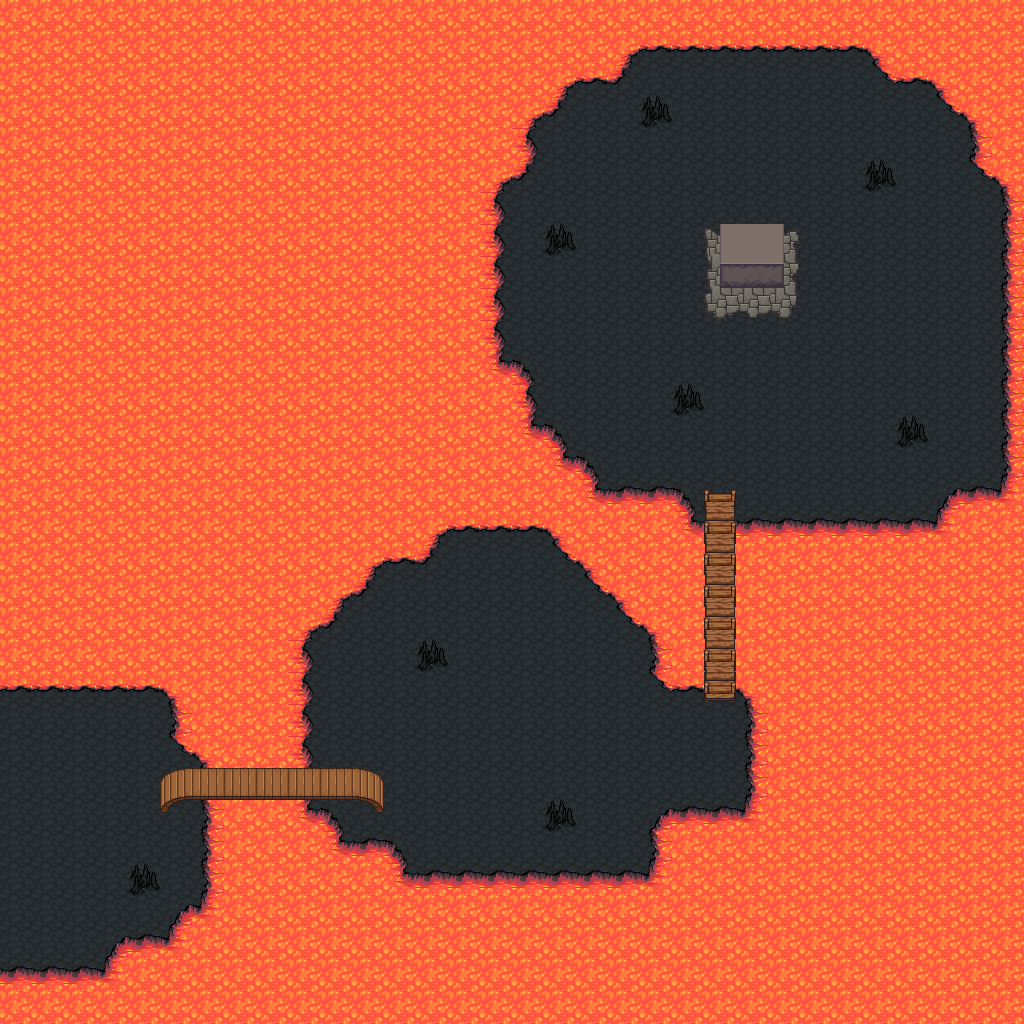

A 2D game scene composited from a Tiled map and its tileset images. What follows is a short description and the map's XML, with each tile layer's data collapsed to a summary:
An orthogonal 32x32 tile map with 32x32 px tiles, 3 tile layers (background, fringe, object), 1 hidden layer not drawn, 2 tilesets and 4 objects (2x enemy, 2x event).

<map height="32" orientation="orthogonal" renderorder="right-down" tileheight="32" tilewidth="32" version="1.0" width="32">
 <properties>
  <property name="music" value="music/evil_temple.ogg" />
  <property name="tileset" value="tilesetdefs/volcano.txt" />
  <property name="title" value="Volcano" />
 </properties>
 <tileset firstgid="1" name="tiled_collision" tileheight="32" tilewidth="32">
  <image height="32" source="tiled_collision.png" width="480" />
 </tileset>
 <tileset firstgid="16" name="generic_background" tileheight="32" tilewidth="32">
  <image height="832" source="generic_background.png" width="864" />
 </tileset>
 <layer height="32" name="background" width="32">
  <data>[1024 cells, 1024 non-empty, 4 distinct tile ids]</data>
 </layer>
 <layer height="32" name="fringe" width="32">
  <data>[1024 cells, 150 non-empty, 28 distinct tile ids]</data>
 </layer>
 <layer height="32" name="object" width="32">
  <data>[1024 cells, 14 non-empty, 7 distinct tile ids]</data>
 </layer>
 <layer height="32" name="collision" visible="0" width="32">
  <data>[1024 cells, 156 non-empty, 1 distinct tile ids]</data>
 </layer>
 <objectgroup name="enemy">
  <object height="64" name="2 Skeleton Mages" type="enemy" width="192" x="672" y="288">
   <properties>
    <property name="level" value="2,2" />
    <property name="number" value="2,2" />
   <property name="category" value="skeletonmage" /></properties>
  </object>
  <object height="160" name="3 Firebats" type="enemy" width="160" x="448" y="640">
   <properties>
    <property name="level" value="2,2" />
    <property name="number" value="3,3" />
   <property name="category" value="firebat" /></properties>
  </object>
 </objectgroup>
 <objectgroup name="event">
  <object height="256" name="Teleport to Volcano3" type="event" width="32" x="0" y="704">
   <properties>
    <property name="intermap" value="maps/volcano3.txt,30,9" />
   <property name="activate" value="on_trigger" /></properties>
  </object>
  <object height="32" name="Ghost Talisman" type="event" width="32" x="736" y="224">
   <properties>
    <property name="hotspot" value="location" />
    <property name="loot" value="400,fixed,1" />
    <property name="msg" value="Someone has scrawled here: &quot;The fire skeleton's bombs killed my friend instantly!  If I wasn't a ghost already, I'd have died, too.&quot;" />
    <property name="repeat" value="false" />
    <property name="requires_not_status" value="ghosttalis" />
    <property name="tooltip" value="Altar" />
   <property name="activate" value="on_trigger" /></properties>
  </object>
 </objectgroup>
</map>
